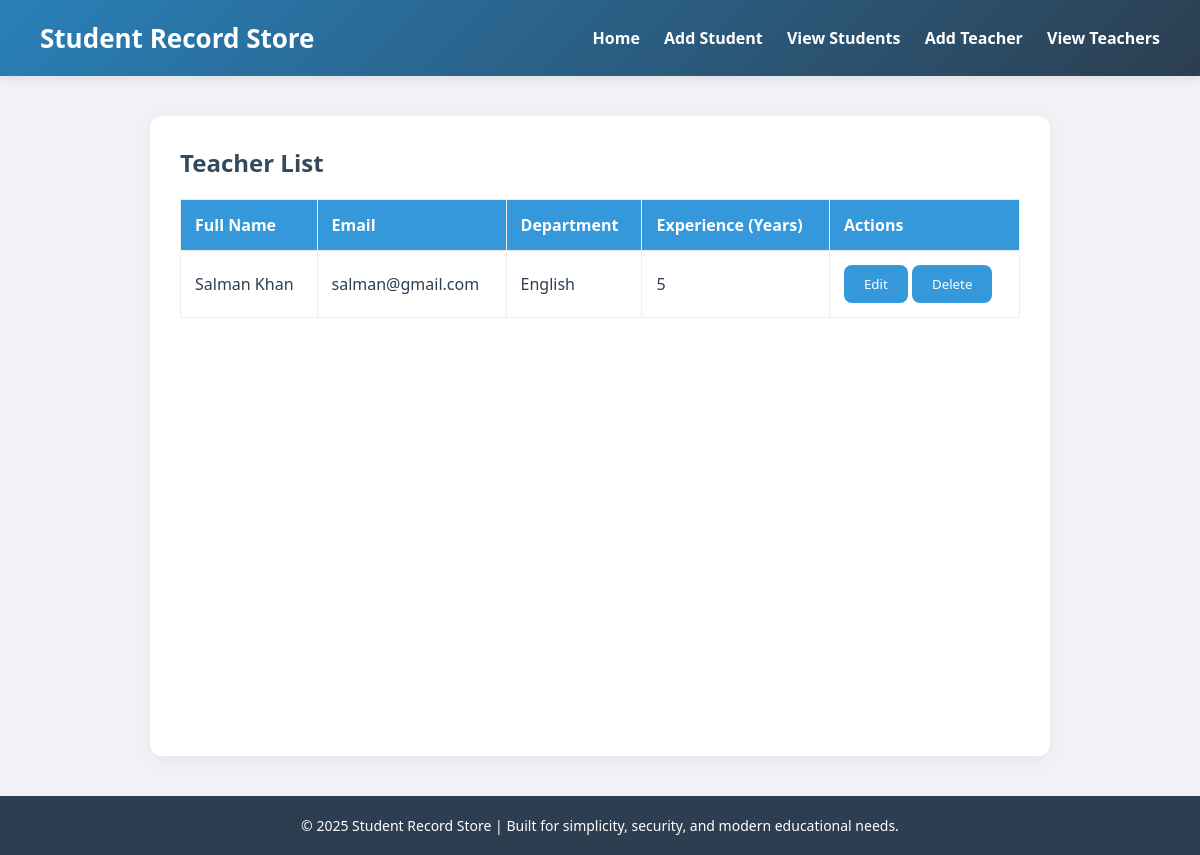
Page /addTeacher/teacherList/ on the earlier database version.
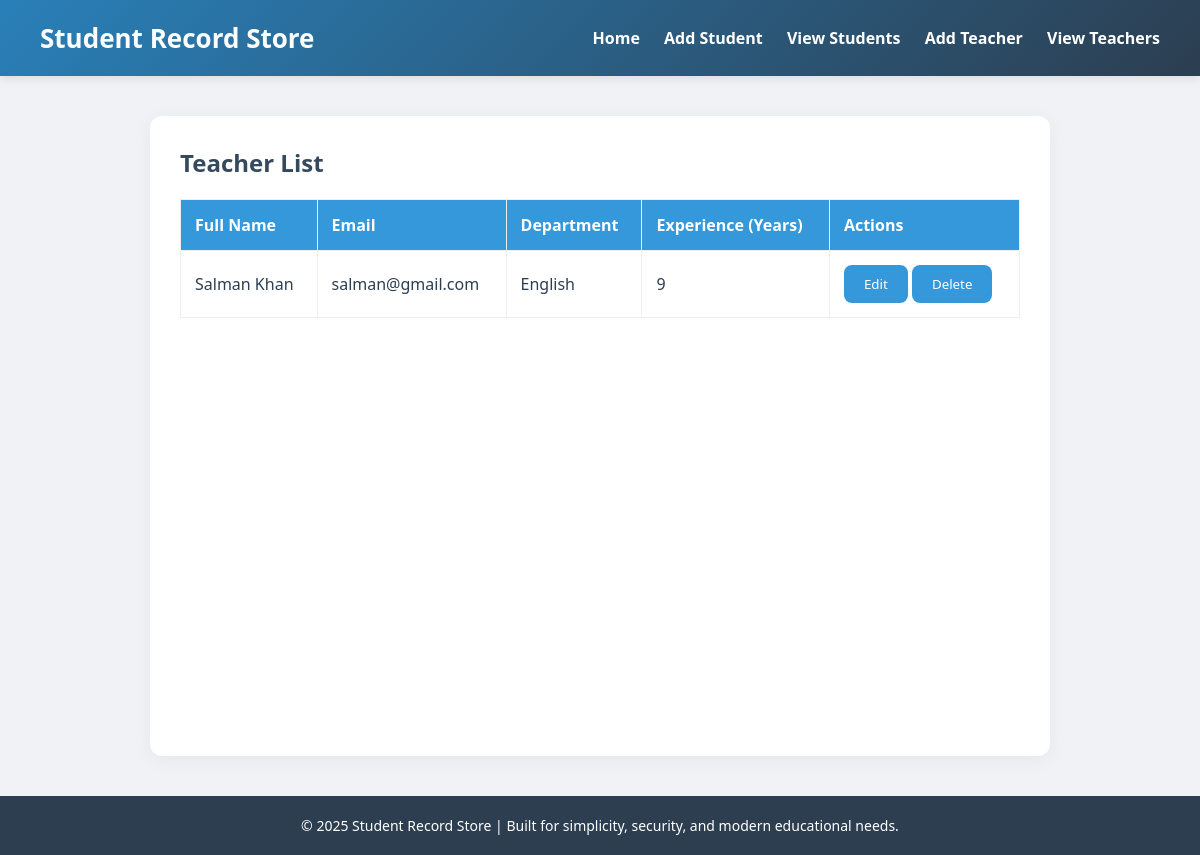
Same page on the later database version.
### studentApp/models.py (models this page shows)
class teacherModel(models.Model):
    Teacher_Name = models.CharField(max_length=100)
    Teacher_Email = models.EmailField(max_length=100, unique=True)
    Teacher_Department = models.CharField(max_length=100)
    Teacher_Experience = models.IntegerField()

### studentProject/views.py (the view)
# urls.py: path('addTeacher/teacherList/', teacherListPage, name='teacherListPage'),
def teacherListPage(request):
    context = {
        'teachers': teacherModel.objects.all()
    }
    return render(request, 'teacherList.html', context)

### Template/teacherList.html
{% extends 'master.html' %}
{% block body %}
<div class="container">
  <h2>Teacher List</h2>
  <table>
    <thead>
      <tr>
        <th>Full Name</th>
        <th>Email</th>
        <th>Department</th>
        <th>Experience (Years)</th>
        <th>Actions</th>
      </tr>
    </thead>
    <tbody>
      {% for teacher in teachers %}
        <tr>
          <td>{{ teacher.Teacher_Name }}</td>
          <td>{{ teacher.Teacher_Email }}</td>
          <td>{{ teacher.Teacher_Department }}</td>
          <td>{{ teacher.Teacher_Experience }}</td>
          <td>
            <button><a href="{% url 'updateTeacher' teacher.id %}">Edit</a></button>
            <button><a href="{% url 'deleteTeacher' teacher.id %}" onclick="return confirm('Are you sure?')">Delete</a></button>
          </td>
        </tr>
      {% empty %}
        <tr>
          <td colspan="5">No teachers found.</td>
        </tr>
      {% endfor %}
    </tbody>
  </table>
</div>
{% endblock body %}

Differences in the rows shown:
changed teacherModel "Salman Khan": Teacher_Experience "5" → "9"
